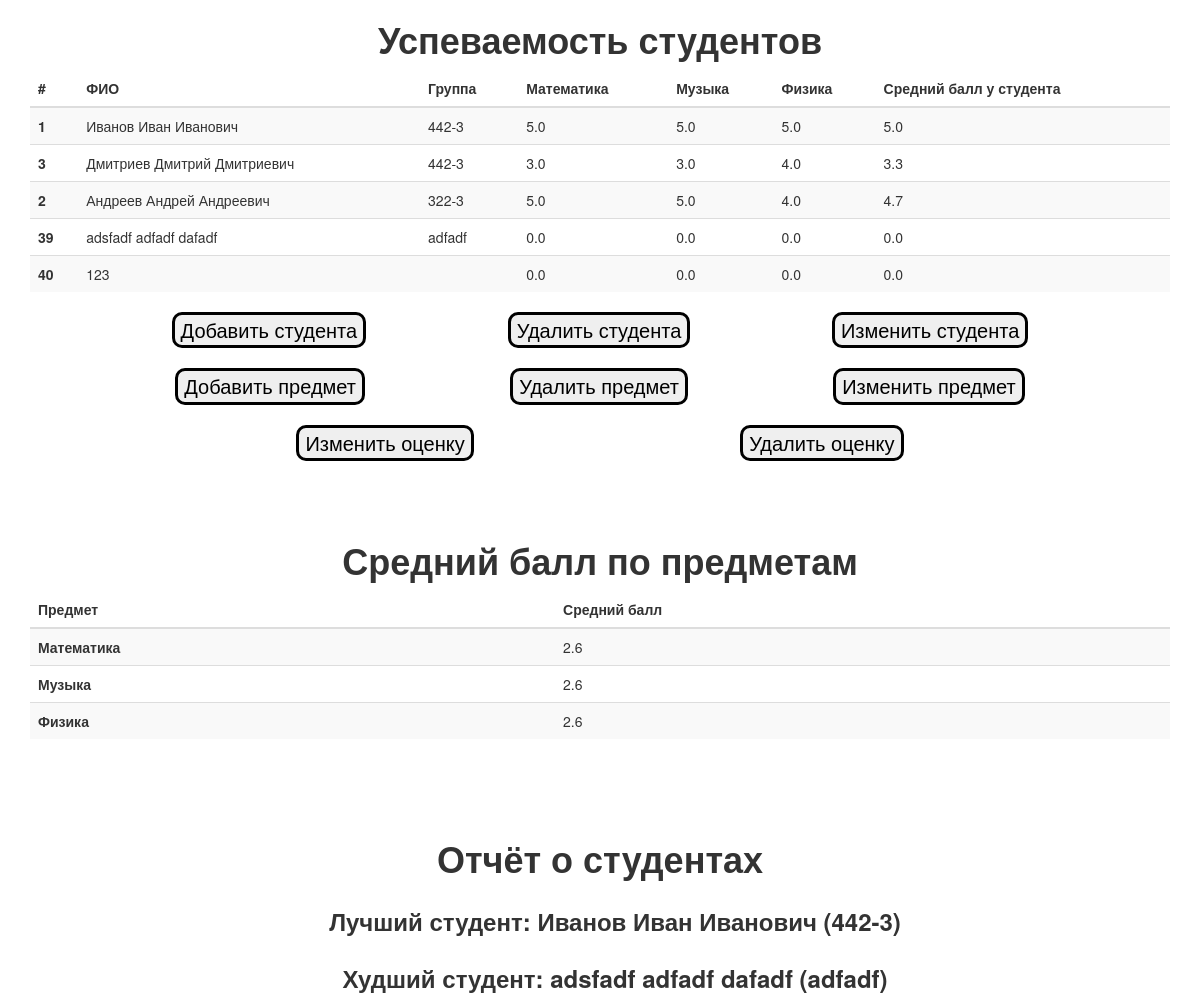
Before: / with the older database file.
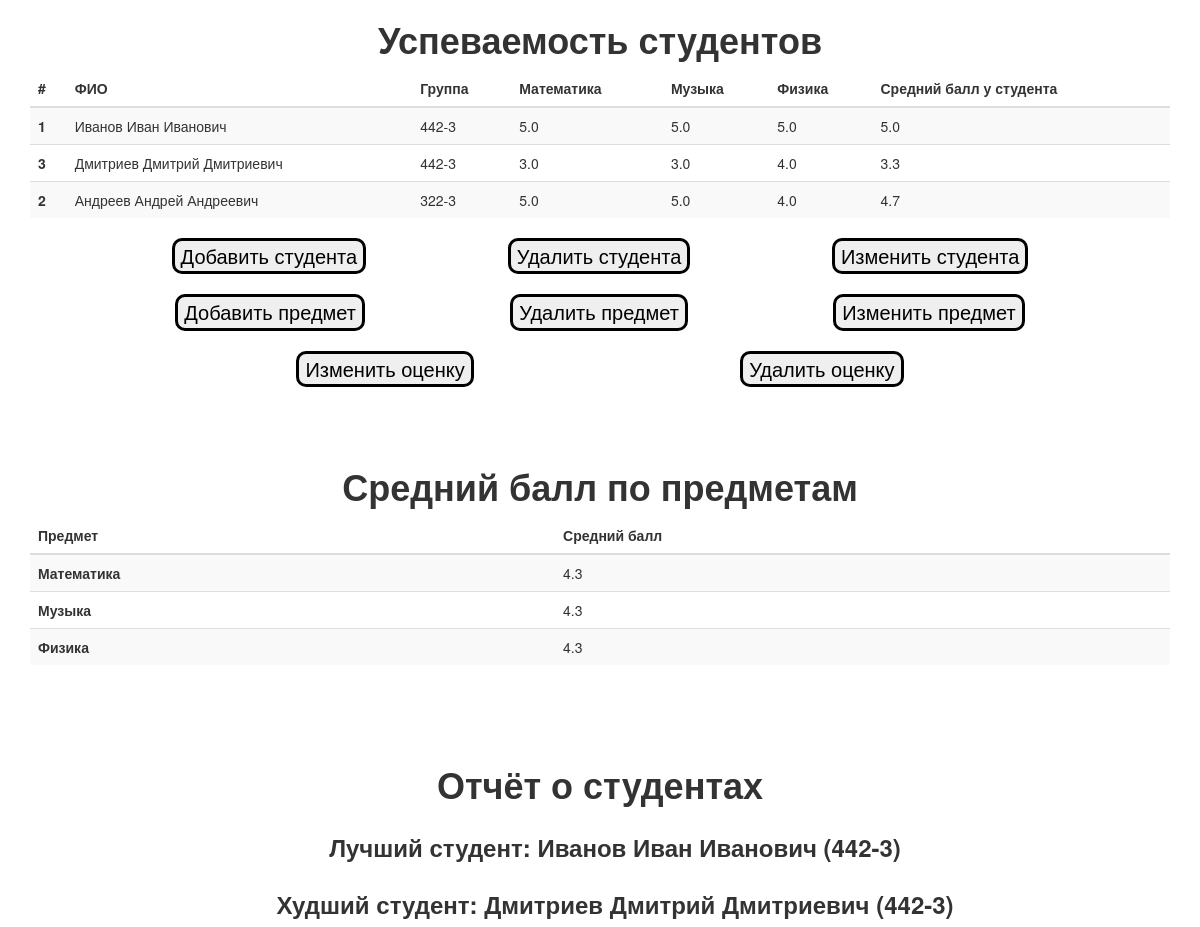
After: the same page with the newer database file.
### university/models.py (models this page shows, shortened)
class Subjects(models.Model):
    name = models.CharField(
        max_length=100,
        null=False
    )
    objects = models.Manager()

class Students(models.Model):
    surname = models.CharField(max_length=100, null=False)
    name = models.CharField(max_length=100, null=False)
    patronymic = models.CharField(max_length=100, null=False)
    group = models.CharField(max_length=10, null=False)
    objects = models.Manager()
    @property
    def fio(self):
        return f'{self.surname} {self.name} {self.patronymic}'
    def __str__(self):
        return f'{self.fio} ({self.group})'

### university/views/index_view.py (the view)
# urls.py: path('', IndexView.as_view()),
class IndexView(TemplateView):
    template_name = "index.html"
    def get_context_data(self, **kwargs):
        context = super(IndexView, self).get_context_data(**kwargs)
        scores = Scores.objects.all()
        student_scores = defaultdict(dict)
        subjects = set()
        for score in scores:
            subject_name = score.subject.name
            subjects.add(subject_name)
            student_scores[score.student][subject_name] = score.value
        subjects = sorted(subjects)
        student_statistics = [
            {
                'student': student,
                'scores': [f'{scores[subject]:.1f}' for subject in subjects],
                'average_score': f'{mean([scores[subject] for subject in subjects]):.1f}'
            }
            for student, scores in student_scores.items()
        ]
        average_scores = [
            {
                'subject': subject,
                'average_score': f'{mean([scores[subject] for _, scores in student_scores.items()]):.1f}'
            }
            for subject in subjects
        ]
        best_student = student_statistics[0]['student']
        average_score = float(student_statistics[0]['average_score'])
        for student in student_statistics[1:]:
            if float(student['average_score']) > average_score:
                best_student = student['student']
                average_score = float(student['average_score'])
        worse_student = student_statistics[0]['student']
        average_score = float(student_statistics[0]['average_score'])
        for student in student_statistics[1:]:
            if float(student['average_score']) < average_score:
                worse_student = student['student']
                average_score = float(student['average_score'])
        context.update(
            {
                'subjects': subjects,
                'student_statistics': student_statistics,
                'average_scores': average_scores,
                'best_student': best_student,
                'worse_student': worse_student
            }
        )
        return context

### university/templates/index.html (shortened to what the changed rows need)
<!DOCTYPE html>
<html>
	<head>
        <link rel="stylesheet" href="https://maxcdn.bootstrapcdn.com/bootstrap/3.3.4/css/bootstrap.min.css">
        <link rel="stylesheet" href="https://maxcdn.bootstrapcdn.com/bootstrap/3.3.4/css/bootstrap-theme.min.css">
	</head>
	<body>
        <div class="container">
            <h1 style="text-align:center; font-weight: bold;">Успеваемость студентов</h1>
            <table class="table table-striped">
                <thead>
                    <tr>
                        <th>#</th>
                        <th>ФИО</th>
                        <th>Группа</th>
                        {% for subject in subjects %}
                            <th>{{subject}}</th>
                        {% endfor %}
                        <th>Средний балл у студента</th>
                    </tr>
                </thead>
                <tbody>
                    {% for statistics in student_statistics %}
                        <tr>
                            <th scope="row">{{statistics.student.id}}</th>
                            <td>{{statistics.student.fio}}</td>
                            <td>{{statistics.student.group}}</td>
                            {% for score in statistics.scores %}
                                <td>{{score}}</td>
                            {% endfor %}
                            <td>{{statistics.average_score}}</td>
                        </tr>
                    {% endfor %}
                </tbody>
            </table>
        </div>
        <br>
        <br>
        <br>
        <br>
        <br>
        <div class="container">
            <h1 style="text-align:center; font-weight: bold;">Средний балл по предметам</h1>
            <table class="table table-striped">
                <thead>
                <tr>
                    <th>Предмет</th>
                    <th>Средний балл</th>
                </tr>
                </thead>
                <tbody>
                {% for subject in average_scores %}
                <tr>
                    <th scope="row">{{subject.subject}}</th>
                    <td>{{subject.average_score}}</td>
                </tr>
                {% endfor %}
                </tbody>
            </table>
        </div>
        <br>
        <br>
        <br>
        <div class="container">
            <h1 style="text-align:center; font-weight: bold;">Отчёт о студентах</h1>
            <div class="container" style="display: flex; justify-content: center; gap: 20px;">
                <h3 style="text-align:center; font-weight: bold;">Лучший студент: {{best_student}}</h3>
            </div>
            <div class="container" style="display: flex; justify-content: center; gap: 20px;">
                <h3 style="text-align:center; font-weight: bold;">Худший студент: {{worse_student}}</h3>
            </div>
        </div>
	</body>
</html>

Changed rows visible on the page:
removed Students: student.id "39", student.fio "adsfadf adfadf dafadf", student.group "adfadf", scores "0.0" "0.0" "0.0", average_score "0.0", surname+name+patronymic "adsfadf adfadf dafadf (adfadf)"
removed Students: student.id "40", student.fio "123", scores "0.0" "0.0" "0.0", average_score "0.0"
Other visible differences:
{{ worse_student }}: "adsfadf adfadf dafadf (adfadf)" → "Дмитриев Дмитрий Дмитриевич (442-3)"
new list line: "Математика"
new list line: "4.3"
new list line: "Музыка"
new list line: "Физика"
list line gone: "Математика"
list line gone: "2.6"
list line gone: "Музыка"
list line gone: "Физика"
